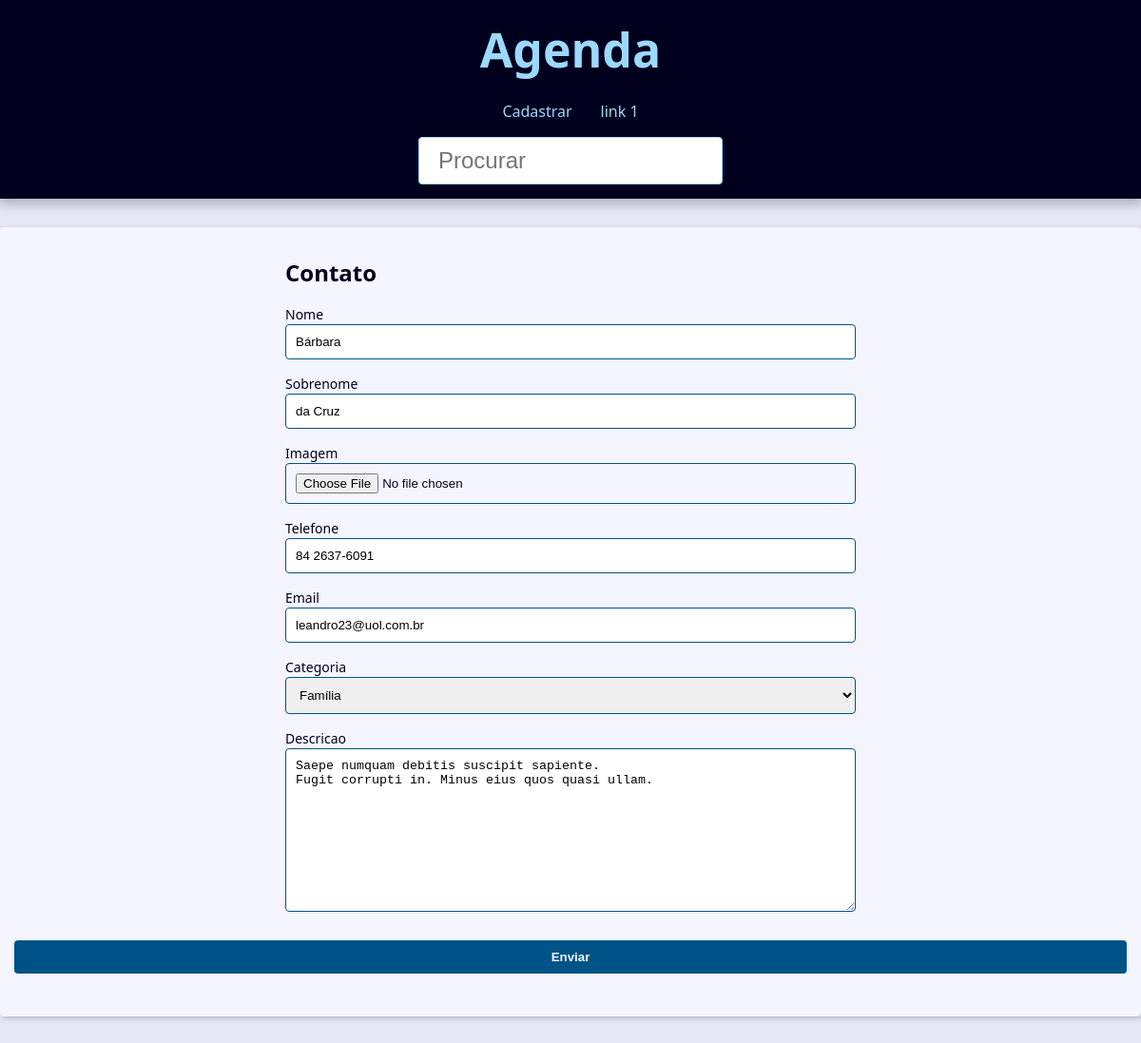
Page /contato/23/atualizacao/ on the committed database.
### contato/models.py (models this page shows, shortened)
class Contato(models.Model):
    primeiro_nome = models.CharField(verbose_name='Nome', max_length=100)
    segundo_nome = models.CharField(max_length=150, verbose_name='Sobrenome')
    telefone = models.CharField(max_length=50)
    email = models.EmailField(max_length=256, blank=True)
    data_criacao = models.DateTimeField(default=timezone.now)
    descricao = models.TextField(blank=True)
    visivel = models.BooleanField(default=True)
    imagem = models.ImageField(blank=True, upload_to='imagens/%Y/%m/')
    categoria = models.ForeignKey(Categoria,
                                  on_delete=models.SET_NULL,
                                  blank=True, null=True)
    owner = models.ForeignKey(
        User,
        on_delete=models.SET_NULL,
        blank=True, null=True
    )

### contato/views/contato_formulario.py (the view, shortened to what this page needs)
# urls.py: path('contato/<int:contato_id>/atualizacao/', atualizacao, name="atualizacao"),
def atualizacao(request, contato_id):
    contato = get_object_or_404(Contato, pk=contato_id, visivel=True)
    form_action = reverse('contato:atualizacao', args=(contato_id,))
    contexto = {
        'form': ContatoForm(instance=contato),
        'form_action': form_action,
    }
    return render(request, 'contato/criacao.html', contexto)

### contato/forms.py (shortened to what this page needs)
class ContatoForm(forms.ModelForm):
    imagem = forms.ImageField(
        widget=forms.FileInput(
            attrs = {
                'accept': 'imagem/*',
            }
        )
    )
    class Meta:
        model = Contato
        fields = ('primeiro_nome', 'segundo_nome', 'imagem', 'telefone', 'email', 'categoria', 'descricao')

### contato/models.py (called while the page is built)
    def __str__(self):
        return self.nome

### contato/templates/contato/criacao.html (shortened to what this page needs)
{% extends 'global/base.html' %}
{% block conteudo %}
    <div class="form-wrapper">
        <h2>Contato</h2>
        <form action="{% url 'contato:criacao' %}" method="POST" enctype="multipart/form-data">
                {% for campo in form  %}
                    <div class="form-group">
                    <label for="{{ campo.id_for_label }}"> {{campo.label.capitalize}} </label>
                    {{campo}}
                    </div>
                {% endfor %}
            </div>
            <div class="form-content">
                <div class="form-group">
                <button class="btn" type="submit">Enviar</button>
                </div>
            </div>
{% endblock  %}

### base_static/global/css/style.css (style rules this page uses)
:root { --spacing: 1.5rem; --link-dark-color: rgb(0, 83, 134); --link-light-color: rgb(156, 217, 255); --clr-white: rgb(245, 245, 255); --clr-black: rgb(0, 0, 30); --clr-light-gray: rgb(230, 230, 245); --clr-dark-shadow-5: rgba(0, 0, 10, 5%); --clr-dark-shadow-10: rgba(0, 0, 10, 10%); --clr-dark-shadow-20: rgba(0, 0, 10, 20%); --clr-light-shadow-5: rgba(200, 200, 255, 5%); --clr-light-shadow-10: rgba(200, 200, 255, 10%); --clr-light-shadow-20: rgba(200, 200, 255, 20%); --main-page-width: 120rem; --table-min-width: 60rem; --biggest-font-size: 5rem; --bigger-font-size: 4rem; --big-font-size: 3.2rem; --medium-font-size: 2.4rem; --small-font-size: 1.6rem; --smaller-font-size: 1.4rem; --smallest-font-size: 1.2rem; --transition-fast: 300ms; --transition-medium: 600ms; --transition-slow: 1s; --default-border-radius: 4px; }
*, *::before, *::after { margin: 0; padding: 0; box-sizing: border-box; }
html { font-size: 62.5%; }
body { font-family: system-ui, -apple-system, BlinkMacSystemFont, 'Segoe UI', Roboto, Oxygen, Ubuntu, Cantarell, 'Open Sans', 'Helvetica Neue', sans-serif; line-height: 1.5; font-size: var(--small-font-size); color: var(--clr-black); -webkit-font-smoothing: antialiased; background: var(--clr-light-gray); }
.form-wrapper { max-width: 60rem; margin: var(--spacing) auto; }
.form-content { margin: var(--spacing) 0; }
.form-group { display: flex; flex-direction: column; padding-bottom: var(--spacing); }
.form-group input, .form-group textarea, .form-group select { padding: 1rem; border-radius: var(--default-border-radius); border: 1px solid var(--link-dark-color); }
.form-group label { font-size: var(--smaller-font-size); }
.btn { background-color: var(--link-dark-color); color: var(--clr-white); font-weight: bold; border: none; padding: 1rem 2rem; border-radius: var(--default-border-radius); cursor: pointer; transition: filter var(--transition-fast) ease-in-out; }

### rows in the picture
Contato: form "Bárbara" "da Cruz" "84 2637-6091" "leandro23@uol.com.br" "Família" "Saepe numquam debitis suscipit sapiente. Fugit corrupti in. Minus eius quos quasi ullam."

### other values in the picture
{{ campo.label.capitalize }} "Nome" "Sobrenome" "Imagem" "Telefone" "Email" "Categoria" "Descricao"
